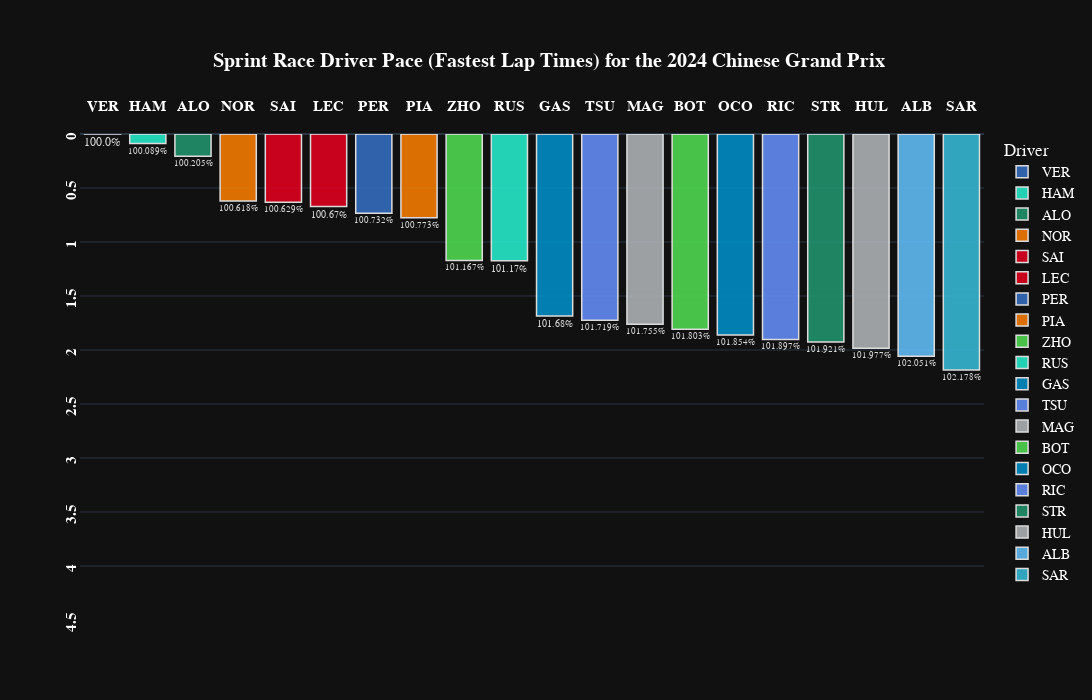

Notebook code for this chart:
### Code cell
fig=px.bar(
    transformed_laps_relative_min_all,
    x="Driver",
    y="Delta_Min_All",
    color='Driver',
    template="plotly_dark",
    title="<b> Sprint Race Driver Pace (Fastest Lap Times) for the {} {}</b>".format(year,gp),
    text="Delta_Percent_All",
    # palette=team_palette,
    # whiskerprops=dict(color="white"),
    # boxprops=dict(edgecolor="white"),
    # medianprops=dict(color="grey"),
    # capprops=dict(color="white"),
    height=700, width=1400,
    color_discrete_map={
                 "ALB": "#64C4FF",
                 "ALO": "#229971",
                 "BOT": "#52e252",
                 "GAS": "#0093cc",
                 "HAM": "#27F4D2",
                 "HUL": "#B6BABD",
                 "LEC": "#E80020",
                 "MAG": "#B6BABD",
                 "NOR": "#FF8000",
                 "OCO": "#0093cc",
                 "PER": "#3671C6",
                 "PIA": "#FF8000",
                 "RIC": "#6692FF",
                 "RUS": "#27F4D2",
                 "SAI": "#E80020",
                 "SAR": "#37BEDD",
                 "STR": "#229971",
                 "TSU": "#6692FF",
                 "VER": "#3671C6",
                 "ZHO": "#52e252"
          }
)

fig.update_traces(textposition='outside')

fig.update_traces(opacity=0.85)

fig.update_traces( marker_line_color='white',marker_line_width=1.5)

fig.update_yaxes(tickangle = -90,tickprefix="<b>",ticksuffix ="</b><br>")

fig.update_xaxes(tickangle = -0,tickprefix="<b>",ticksuffix ="</b><br>")

fig.update_yaxes(range=[4.5, 0])

# fig['layout']['yaxis']['autorange'] = "reversed"

fig.update_layout(
    xaxis={'side': 'top'},
    yaxis={'side': 'left'}
)

fig.update_xaxes(title_text='')      # Remove axis titles
fig.update_yaxes(title_text='')

fig.update_xaxes(
        title_standoff = 75
)

fig.update_layout(
    title_x=0.5,
    yaxis = dict(tickfont = dict(size=15)),
    xaxis = dict(tickfont = dict(size=15)),
    font=dict(
        family="PT Sans Narrow",
        size=14,
        color="White"
    ),
    title_font_family="PT Sans Narrow"
#  "Arial", "Balto", "Courier New", "Droid Sans", "Droid Serif", "Droid Sans Mono", "Gravitas One", "Old Standard TT", "Open Sans", "Overpass", "PT Sans Narrow", "Raleway", "Times New Roman"
)
fig.update_yaxes(ticksuffix = "  ")

fig.show()

### Figure 1 — Plotly figure (JSON) as saved in the notebook; plotly's stock layout.template omitted (floating-point values rounded to 4 significant figures)
{"data": [{"alignmentgroup": "True", "hovertemplate": "Driver=%{x}<br>Delta_Min_All=%{y}<br>Delta_Percent_All=%{text}<extra></extra>", "legendgroup": "VER", "marker": {"color": "#3671C6", "line": {"color": "white", "width": 1.5}, "pattern": {"shape": ""}}, "name": "VER", "offsetgroup": "VER", "opacity": 0.85, "orientation": "v", "showlegend": true, "text": ["100.0%"], "textposition": "outside", "type": "bar", "x": ["VER"], "xaxis": "x", "y": [0.001], "yaxis": "y"}, {"alignmentgroup": "True", "hovertemplate": "Driver=%{x}<br>Delta_Min_All=%{y}<br>Delta_Percent_All=%{text}<extra></extra>", "legendgroup": "HAM", "marker": {"color": "#27F4D2", "line": {"color": "white", "width": 1.5}, "pattern": {"shape": ""}}, "name": "HAM", "offsetgroup": "HAM", "opacity": 0.85, "orientation": "v", "showlegend": true, "text": ["100.089%"], "textposition": "outside", "type": "bar", "x": ["HAM"], "xaxis": "x", "y": [0.089], "yaxis": "y"}, {"alignmentgroup": "True", "hovertemplate": "Driver=%{x}<br>Delta_Min_All=%{y}<br>Delta_Percent_All=%{text}<extra></extra>", "legendgroup": "ALO", "marker": {"color": "#229971", "line": {"color": "white", "width": 1.5}, "pattern": {"shape": ""}}, "name": "ALO", "offsetgroup": "ALO", "opacity": 0.85, "orientation": "v", "showlegend": true, "text": ["100.205%"], "textposition": "outside", "type": "bar", "x": ["ALO"], "xaxis": "x", "y": [0.206], "yaxis": "y"}, {"alignmentgroup": "True", "hovertemplate": "Driver=%{x}<br>Delta_Min_All=%{y}<br>Delta_Percent_All=%{text}<extra></extra>", "legendgroup": "NOR", "marker": {"color": "#FF8000", "line": {"color": "white", "width": 1.5}, "pattern": {"shape": ""}}, "name": "NOR", "offsetgroup": "NOR", "opacity": 0.85, "orientation": "v", "showlegend": true, "text": ["100.618%"], "textposition": "outside", "type": "bar", "x": ["NOR"], "xaxis": "x", "y": [0.62], "yaxis": "y"}, {"alignmentgroup": "True", "hovertemplate": "Driver=%{x}<br>Delta_Min_All=%{y}<br>Delta_Percent_All=%{text}<extra></extra>", "legendgroup": "SAI", "marker": {"color": "#E80020", "line": {"color": "white", "width": 1.5}, "pattern": {"shape": ""}}, "name": "SAI", "offsetgroup": "SAI", "opacity": 0.85, "orientation": "v", "showlegend": true, "text": ["100.629%"], "textposition": "outside", "type": "bar", "x": ["SAI"], "xaxis": "x", "y": [0.631], "yaxis": "y"}, {"alignmentgroup": "True", "hovertemplate": "Driver=%{x}<br>Delta_Min_All=%{y}<br>Delta_Percent_All=%{text}<extra></extra>", "legendgroup": "LEC", "marker": {"color": "#E80020", "line": {"color": "white", "width": 1.5}, "pattern": {"shape": ""}}, "name": "LEC", "offsetgroup": "LEC", "opacity": 0.85, "orientation": "v", "showlegend": true, "text": ["100.67%"], "textposition": "outside", "type": "bar", "x": ["LEC"], "xaxis": "x", "y": [0.672], "yaxis": "y"}, {"alignmentgroup": "True", "hovertemplate": "Driver=%{x}<br>Delta_Min_All=%{y}<br>Delta_Percent_All=%{text}<extra></extra>", "legendgroup": "PER", "marker": {"color": "#3671C6", "line": {"color": "white", "width": 1.5}, "pattern": {"shape": ""}}, "name": "PER", "offsetgroup": "PER", "opacity": 0.85, "orientation": "v", "showlegend": true, "text": ["100.732%"], "textposition": "outside", "type": "bar", "x": ["PER"], "xaxis": "x", "y": [0.734], "yaxis": "y"}, {"alignmentgroup": "True", "hovertemplate": "Driver=%{x}<br>Delta_Min_All=%{y}<br>Delta_Percent_All=%{text}<extra></extra>", "legendgroup": "PIA", "marker": {"color": "#FF8000", "line": {"color": "white", "width": 1.5}, "pattern": {"shape": ""}}, "name": "PIA", "offsetgroup": "PIA", "opacity": 0.85, "orientation": "v", "showlegend": true, "text": ["100.773%"], "textposition": "outside", "type": "bar", "x": ["PIA"], "xaxis": "x", "y": [0.776], "yaxis": "y"}, {"alignmentgroup": "True", "hovertemplate": "Driver=%{x}<br>Delta_Min_All=%{y}<br>Delta_Percent_All=%{text}<extra></extra>", "legendgroup": "ZHO", "marker": {"color": "#52e252", "line": {"color": "white", "width": 1.5}, "pattern": {"shape": ""}}, "name": "ZHO", "offsetgroup": "ZHO", "opacity": 0.85, "orientation": "v", "showlegend": true, "text": ["101.167%"], "textposition": "outside", "type": "bar", "x": ["ZHO"], "xaxis": "x", "y": [1.171], "yaxis": "y"}, {"alignmentgroup": "True", "hovertemplate": "Driver=%{x}<br>Delta_Min_All=%{y}<br>Delta_Percent_All=%{text}<extra></extra>", "legendgroup": "RUS", "marker": {"color": "#27F4D2", "line": {"color": "white", "width": 1.5}, "pattern": {"shape": ""}}, "name": "RUS", "offsetgroup": "RUS", "opacity": 0.85, "orientation": "v", "showlegend": true, "text": ["101.17%"], "textposition": "outside", "type": "bar", "x": ["RUS"], "xaxis": "x", "y": [1.174], "yaxis": "y"}, {"alignmentgroup": "True", "hovertemplate": "Driver=%{x}<br>Delta_Min_All=%{y}<br>Delta_Percent_All=%{text}<extra></extra>", "legendgroup": "GAS", "marker": {"color": "#0093cc", "line": {"color": "white", "width": 1.5}, "pattern": {"shape": ""}}, "name": "GAS", "offsetgroup": "GAS", "opacity": 0.85, "orientation": "v", "showlegend": true, "text": ["101.68%"], "textposition": "outside", "type": "bar", "x": ["GAS"], "xaxis": "x", "y": [1.686], "yaxis": "y"}, {"alignmentgroup": "True", "hovertemplate": "Driver=%{x}<br>Delta_Min_All=%{y}<br>Delta_Percent_All=%{text}<extra></extra>", "legendgroup": "TSU", "marker": {"color": "#6692FF", "line": {"color": "white", "width": 1.5}, "pattern": {"shape": ""}}, "name": "TSU", "offsetgroup": "TSU", "opacity": 0.85, "orientation": "v", "showlegend": true, "text": ["101.719%"], "textposition": "outside", "type": "bar", "x": ["TSU"], "xaxis": "x", "y": [1.725], "yaxis": "y"}, {"alignmentgroup": "True", "hovertemplate": "Driver=%{x}<br>Delta_Min_All=%{y}<br>Delta_Percent_All=%{text}<extra></extra>", "legendgroup": "MAG", "marker": {"color": "#B6BABD", "line": {"color": "white", "width": 1.5}, "pattern": {"shape": ""}}, "name": "MAG", "offsetgroup": "MAG", "opacity": 0.85, "orientation": "v", "showlegend": true, "text": ["101.755%"], "textposition": "outside", "type": "bar", "x": ["MAG"], "xaxis": "x", "y": [1.761], "yaxis": "y"}, {"alignmentgroup": "True", "hovertemplate": "Driver=%{x}<br>Delta_Min_All=%{y}<br>Delta_Percent_All=%{text}<extra></extra>", "legendgroup": "BOT", "marker": {"color": "#52e252", "line": {"color": "white", "width": 1.5}, "pattern": {"shape": ""}}, "name": "BOT", "offsetgroup": "BOT", "opacity": 0.85, "orientation": "v", "showlegend": true, "text": ["101.803%"], "textposition": "outside", "type": "bar", "x": ["BOT"], "xaxis": "x", "y": [1.809], "yaxis": "y"}, {"alignmentgroup": "True", "hovertemplate": "Driver=%{x}<br>Delta_Min_All=%{y}<br>Delta_Percent_All=%{text}<extra></extra>", "legendgroup": "OCO", "marker": {"color": "#0093cc", "line": {"color": "white", "width": 1.5}, "pattern": {"shape": ""}}, "name": "OCO", "offsetgroup": "OCO", "opacity": 0.85, "orientation": "v", "showlegend": true, "text": ["101.854%"], "textposition": "outside", "type": "bar", "x": ["OCO"], "xaxis": "x", "y": [1.86], "yaxis": "y"}, {"alignmentgroup": "True", "hovertemplate": "Driver=%{x}<br>Delta_Min_All=%{y}<br>Delta_Percent_All=%{text}<extra></extra>", "legendgroup": "RIC", "marker": {"color": "#6692FF", "line": {"color": "white", "width": 1.5}, "pattern": {"shape": ""}}, "name": "RIC", "offsetgroup": "RIC", "opacity": 0.85, "orientation": "v", "showlegend": true, "text": ["101.897%"], "textposition": "outside", "type": "bar", "x": ["RIC"], "xaxis": "x", "y": [1.903], "yaxis": "y"}, {"alignmentgroup": "True", "hovertemplate": "Driver=%{x}<br>Delta_Min_All=%{y}<br>Delta_Percent_All=%{text}<extra></extra>", "legendgroup": "STR", "marker": {"color": "#229971", "line": {"color": "white", "width": 1.5}, "pattern": {"shape": ""}}, "name": "STR", "offsetgroup": "STR", "opacity": 0.85, "orientation": "v", "showlegend": true, "text": ["101.921%"], "textposition": "outside", "type": "bar", "x": ["STR"], "xaxis": "x", "y": [1.927], "yaxis": "y"}, {"alignmentgroup": "True", "hovertemplate": "Driver=%{x}<br>Delta_Min_All=%{y}<br>Delta_Percent_All=%{text}<extra></extra>", "legendgroup": "HUL", "marker": {"color": "#B6BABD", "line": {"color": "white", "width": 1.5}, "pattern": {"shape": ""}}, "name": "HUL", "offsetgroup": "HUL", "opacity": 0.85, "orientation": "v", "showlegend": true, "text": ["101.977%"], "textposition": "outside", "type": "bar", "x": ["HUL"], "xaxis": "x", "y": [1.984], "yaxis": "y"}, {"alignmentgroup": "True", "hovertemplate": "Driver=%{x}<br>Delta_Min_All=%{y}<br>Delta_Percent_All=%{text}<extra></extra>", "legendgroup": "ALB", "marker": {"color": "#64C4FF", "line": {"color": "white", "width": 1.5}, "pattern": {"shape": ""}}, "name": "ALB", "offsetgroup": "ALB", "opacity": 0.85, "orientation": "v", "showlegend": true, "text": ["102.051%"], "textposition": "outside", "type": "bar", "x": ["ALB"], "xaxis": "x", "y": [2.058], "yaxis": "y"}, {"alignmentgroup": "True", "hovertemplate": "Driver=%{x}<br>Delta_Min_All=%{y}<br>Delta_Percent_All=%{text}<extra></extra>", "legendgroup": "SAR", "marker": {"color": "#37BEDD", "line": {"color": "white", "width": 1.5}, "pattern": {"shape": ""}}, "name": "SAR", "offsetgroup": "SAR", "opacity": 0.85, "orientation": "v", "showlegend": true, "text": ["102.178%"], "textposition": "outside", "type": "bar", "x": ["SAR"], "xaxis": "x", "y": [2.185], "yaxis": "y"}], "layout": {"barmode": "relative", "font": {"color": "White", "family": "PT Sans Narrow", "size": 14}, "height": 700, "legend": {"title": {"text": "Driver"}, "tracegroupgap": 0}, "title": {"font": {"family": "PT Sans Narrow"}, "text": "<b> Sprint Race Driver Pace (Fastest Lap Times) for the 2024 Chinese Grand Prix</b>", "x": 0.5}, "width": 1400, "xaxis": {"anchor": "y", "categoryarray": ["VER", "HAM", "ALO", "NOR", "SAI", "LEC", "PER", "PIA", "ZHO", "RUS", "GAS", "TSU", "MAG", "BOT", "OCO", "RIC", "STR", "HUL", "ALB", "SAR"], "categoryorder": "array", "domain": [0, 1], "side": "top", "tickangle": 0, "tickfont": {"size": 15}, "tickprefix": "<b>", "ticksuffix": "</b><br>", "title": {"standoff": 75, "text": ""}}, "yaxis": {"anchor": "x", "domain": [0, 1], "range": [4.5, 0], "side": "left", "tickangle": -90, "tickfont": {"size": 15}, "tickprefix": "<b>", "ticksuffix": "  ", "title": {"text": ""}}}}
